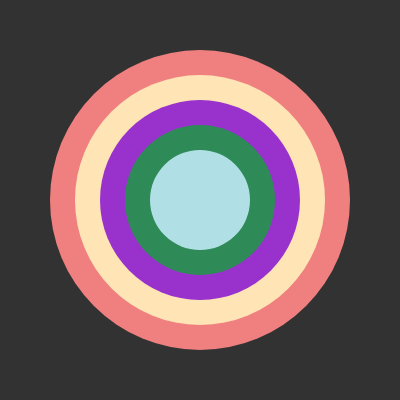
Frame 1 (no input)
Frame 60 (no input): identical to frame 1, image omitted
Frame 120 (the mouse pressed at the canvas centre since frame 60): identical to frame 1, image omitted

The p5.js sketch that drew this single still picture (run headless with seeded random() and noise() and a simulated clock; from frame 60 on, the mouse is pressed at the canvas centre):

// p5.js sketch
// ── sketch.js
// https://www.w3schools.com/colors/colors_names.asp
// https://htmlcolorcodes.com/color-names/

let color1 = "LightCoral";
let color2 = "Moccasin";
let color3 = "DarkOrchid";
let color4 = "SeaGreen";
let color5 = "PowderBlue";

function setup() {
  createCanvas(400, 400);
}

function draw() {
  background(50);

  noStroke();
  fill(color1);
  ellipse(width / 2, height / 2, 300, 300);
  fill(color2);
  ellipse(width / 2, height / 2, 250, 250);
  fill(color3);
  ellipse(width / 2, height / 2, 200, 200);
  fill(color4);
  ellipse(width / 2, height / 2, 150, 150);
  fill(color5);
  ellipse(width / 2, height / 2, 100, 100);
}
